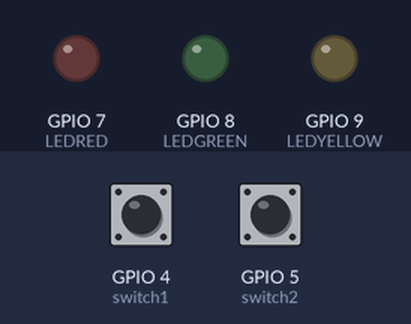
This sketch was run on a simulated ESP32-S3. On the bench: output pins drawn as LEDs (lit = HIGH). The inputs (shaded band) are chosen by the test bench; at power-on: GPIO 4 (switch1) LOW, GPIO 5 (switch2) LOW.

Above: at 1.8 s.
1.9 s: GPIO 4 (switch1) pulled HIGH for 0.4 s
At 2.8 s:
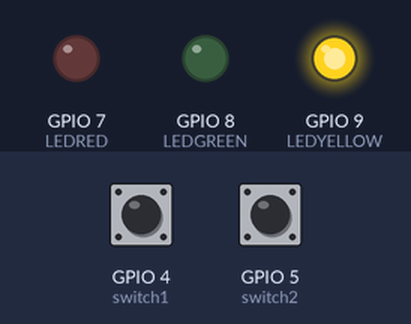
4.5 s: GPIO 5 (switch2) pulled HIGH for 1 s
At 5.5 s:
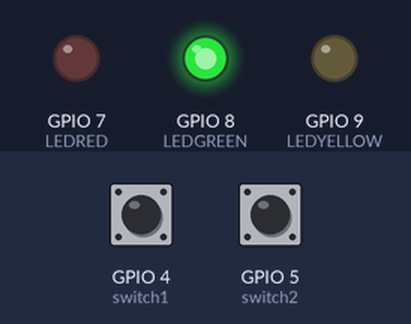
7.5 s: GPIO 5 (switch2) pulled HIGH for 3.2 s
At 11.4 s:
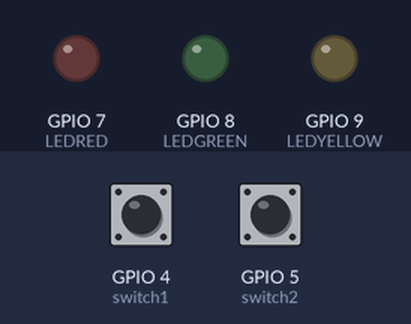
12.5 s: GPIO 4 (switch1) pulled HIGH for 3.2 s
At 14.2 s:
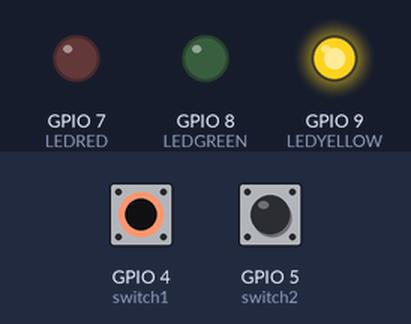
17.5 s: GPIO 4 (switch1) driven HIGH and GPIO 5 (switch2) driven HIGH
At 19.4 s:
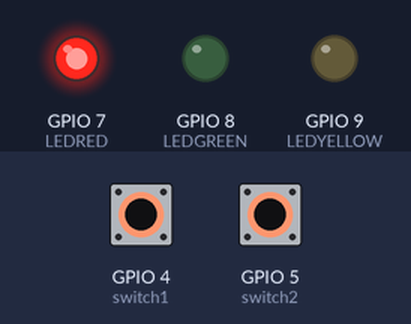
Timing chart, 0 to 20.5 s (numbered marks = the images above; inputs shaded):
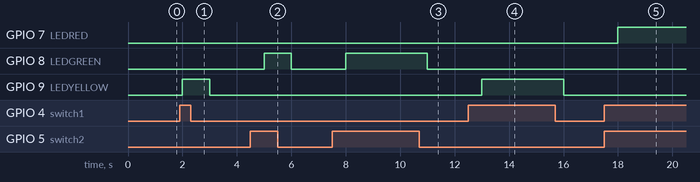

Measured:
- after the input at 1.9 s, GPIO 9 (LEDYELLOW): LOW → HIGH after 0.10 s, → LOW 1.0 s later
- after the input at 4.5 s, GPIO 8 (LEDGREEN): LOW → HIGH after 0.50 s, → LOW 1.0 s later
- after the input at 7.5 s, GPIO 8 (LEDGREEN): LOW → HIGH after 0.50 s, → LOW 3.0 s later
- after the input at 12.5 s, GPIO 9 (LEDYELLOW): LOW → HIGH after 0.50 s, → LOW 3.0 s later
- after the input at 17.5 s, GPIO 7 (LEDRED): LOW → HIGH after 0.50 s

The sketch:

TimerISR.ino
```cpp
// Two input switches connected to GPIO 5 and GPIO 6
const int switch1 = 4;
const int switch2 = 5;

// Three LED outputs connected to GPIO 7, 8, and 9
#define LEDRED 7
#define LEDGREEN 8
#define LEDYELLOW 9

// Pointer to hardware timer
hw_timer_t *timer = NULL;


// The ISR function executes automatically every time the hardware timer reaches the alarm value.

void IRAM_ATTR onTimer() {

    // Both switches are closed (HIGH) - Turn RED LED on
  if (digitalRead(switch1) && digitalRead(switch2)) {
        digitalWrite(LEDRED, HIGH);
    }
    else{digitalWrite(LEDRED, LOW);}

    // switch1 HIGH and switch2 LOW
    // Only switch1 is pressed - Turn YELLOW LED on
  if(digitalRead(switch1) && !(digitalRead(switch2))) {
        digitalWrite(LEDYELLOW, HIGH);
    }
    else{digitalWrite(LEDYELLOW, LOW);}

    // switch1 LOW and switch2 HIGH
    // Only switch2 is pressed - Turn GREEN LED on
  if(!(digitalRead(switch1)) && digitalRead(switch2)) {

        digitalWrite(LEDGREEN, HIGH);
    }

    else{digitalWrite(LEDGREEN, LOW);}


}


void setup() {

    Serial.begin(115200);

    // Configure switch pins as inputs

    pinMode(switch1, INPUT);
    pinMode(switch2, INPUT);

    // Configure LED pins as outputs
    pinMode(LEDRED, OUTPUT);
    pinMode(LEDGREEN, OUTPUT);
    pinMode(LEDYELLOW, OUTPUT);


    // Creates a timer running at 1 MHz (1 Million ticks per second)
    timer = timerBegin(1000000);

    // Attach the ISR function to the timer
    timerAttachInterrupt(timer, &onTimer);

    // Enable alarm
    timerAlarm(timer, 1000000, true, 80);
}

void loop() {

    delay(20);
}
```
